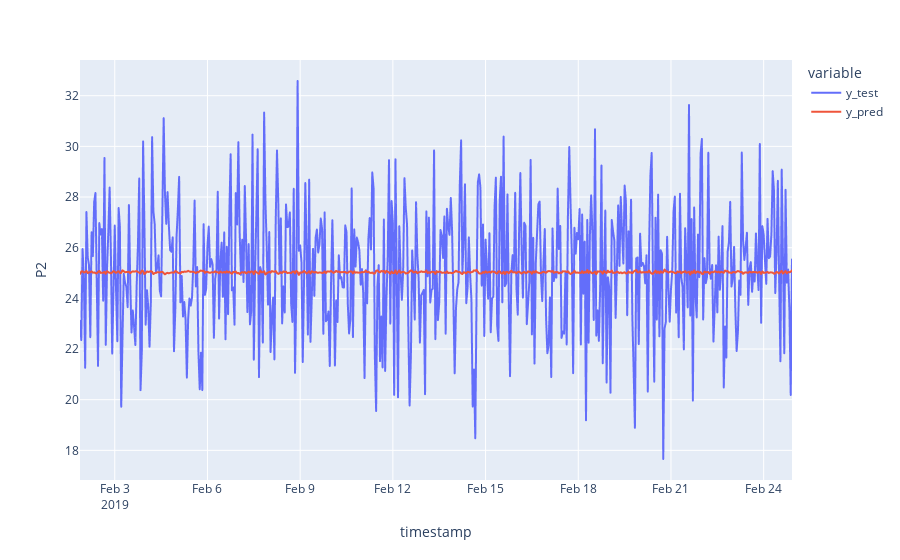

The cell this chart's notebook holds for it:
### Code cell
# Create a time series line plot for the values in test_predictions using plotly express. Be sure that the y-axis is properly labeled as "P2".
fig=px.line(df_pred_test,labels={"value":"P2"})
fig.show()

### Figure 1 — Plotly figure (JSON) as saved in the notebook; plotly's stock layout.template omitted (floating-point values rounded to 4 significant figures; data arrays with more than 128 entries replaced by an {"elided": "..."} marker saying what was removed)
{"data": [{"hovertemplate": "variable=y_test<br>timestamp=%{x}<br>P2=%{y}<extra></extra>", "legendgroup": "y_test", "line": {"color": "#636efa", "dash": "solid"}, "marker": {"symbol": "circle"}, "mode": "lines", "name": "y_test", "showlegend": true, "type": "scattergl", "x": {"elided": "554 str values"}, "xaxis": "x", "y": {"elided": "554 float values"}, "yaxis": "y"}, {"hovertemplate": "variable=y_pred<br>timestamp=%{x}<br>P2=%{y}<extra></extra>", "legendgroup": "y_pred", "line": {"color": "#EF553B", "dash": "solid"}, "marker": {"symbol": "circle"}, "mode": "lines", "name": "y_pred", "showlegend": true, "type": "scattergl", "x": {"elided": "554 str values"}, "xaxis": "x", "y": {"elided": "554 float values"}, "yaxis": "y"}], "layout": {"legend": {"title": {"text": "variable"}, "tracegroupgap": 0}, "margin": {"t": 60}, "xaxis": {"anchor": "y", "domain": [0, 1], "title": {"text": "timestamp"}}, "yaxis": {"anchor": "x", "domain": [0, 1], "title": {"text": "P2"}}}}
